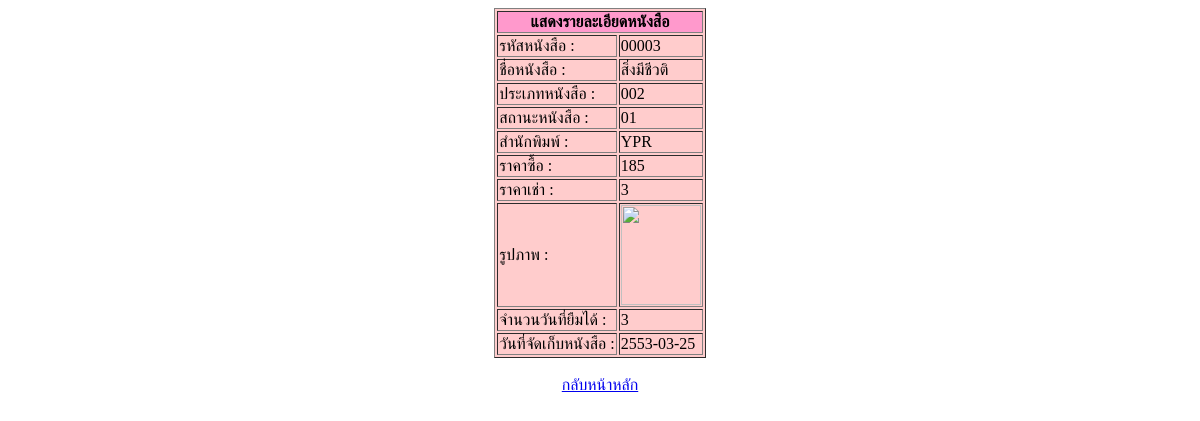
The page /bookDetail1_edit.php?bookId=00003 on the database as committed earlier.
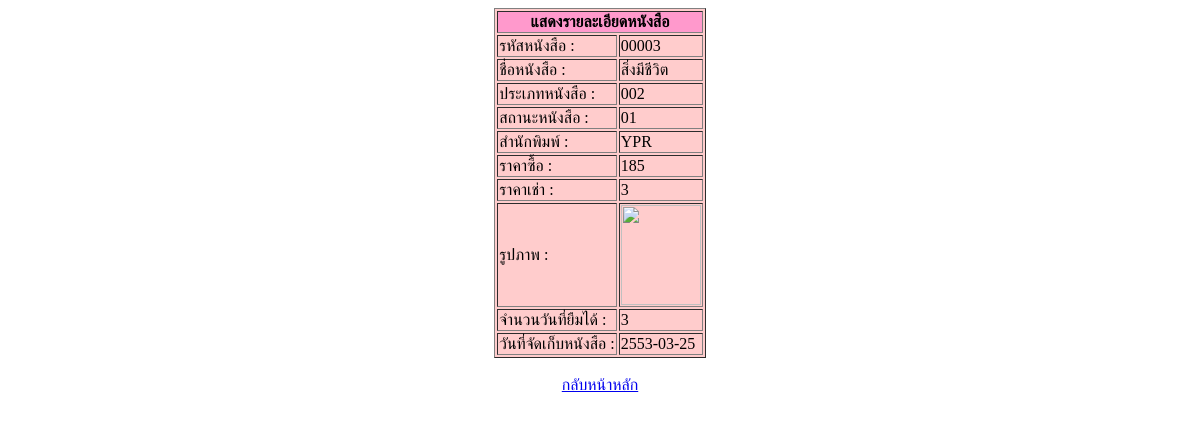
The same page on the database as committed later.
### tables this page shows
CREATE TABLE `book` (
  `BookID` varchar(5) NOT NULL,
  `BookName` varchar(50) NOT NULL,
  `TypeID` char(3) NOT NULL,
  `StatusID` char(2) NOT NULL,
  `Publish` varchar(20) DEFAULT NULL,
  `UnitPrice` int(4) NOT NULL,
  `UnitRent` int(2) NOT NULL,
  `DayAmount` int(2) DEFAULT NULL,
  `Picture` varchar(30) DEFAULT NULL,
  `BookDate` date NOT NULL
);

### bookDetail1_edit.php (the view, shortened to what this page needs)
<HTML>
<HEAD><TITLE>Show Data Book</TITLE></HEAD>
<BODY>
<?php
$bookId = $_REQUEST['bookId'];
$hostname = "localhost";
$username = "root";
$password = "";
$dbName = "bookStore";
$conn = mysqli_connect($hostname, $username, $password);
mysqli_select_db($conn, $dbName) or die("ไม่สามารถเลือกฐานข้อมูล bookStoreได้");
mysqli_query($conn,"set character_set_connection=utf8mb4");
mysqli_query($conn,"set character_set_client=utf8mb4");
mysqli_query($conn,"set character_set_results=utf8mb4");
$sql = "select * from book where BookID = $bookId";
$result = mysqli_query($conn,$sql);
$data = mysqli_fetch_array($result);
$Path="pictures/";
$image = "<img src=$Path$data[Picture] valign=middle align = center
width=\"80\" height = \"100\">";
echo "<table border=1 align =center bgcolor=#FFCCCC>";
echo "<tr><td align=center colspan = 2 bgcolor =#FF99CC><B>แสดงรายละเอียดหนังสือ
</B></td></tr>";
echo "<tr><td> รหัสหนังสือ : </td><td>".$data["BookID"]."</td></tr>";
echo "<tr><td> ชื่อหนังสือ : </td><td>".$data["BookName"]."</td></tr>";
echo "<tr><td> ประเภทหนังสือ : </td><td>".$data["TypeID"]."</td></tr>";
echo "<tr><td> สถานะหนังสือ : </td><td>".$data["StatusID"]."</td></tr>";
echo "<tr><td> สำนักพิมพ์ : </td><td>".$data["Publish"]."</td></tr>";
echo "<tr><td> ราคาซื้อ : </td><td>".$data["UnitPrice"]."</td></tr>";
echo "<tr><td> ราคาเช่า : </td><td>".$data["UnitRent"]."</td></tr>";
echo "<tr><td> รูปภาพ : </td><td>".$image."</td></tr>";
echo "<tr><td>จำนวนวันที่ยืมได้ : </td><td>".$data["DayAmount"]."</td></tr>";
echo "<tr><td> วันที่จัดเก็บหนังสือ :
</td><td>".$data["BookDate"]."</td></tr></table>";
?>
<BR>
<div align = "center"> <A HREF="bookList1.php">กลับหน้าหลัก</A></div><BR>
</BODY>
</HTML>

Rows that differ between the two databases and show on the page:
changed book "YPR": BookName "สิ่งมีชีวติ" → "สิ่งมีชีวิต"
